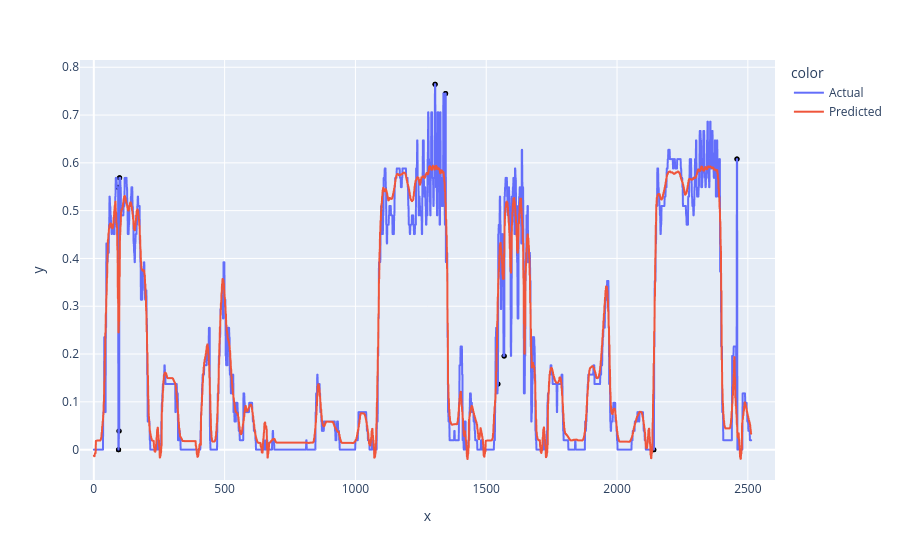

Here is the notebook cell this chart was saved with:
### Code cell
graph_for_dilation(X_test, 0, 0, mean, std, 2)

### Figure 1 — Plotly figure (JSON) as saved in the notebook; plotly's stock layout.template omitted (floating-point values rounded to 4 significant figures; data arrays with more than 128 entries replaced by an {"elided": "..."} marker saying what was removed)
{"data": [{"hovertemplate": "color=Actual<br>x=%{x}<br>y=%{y}<extra></extra>", "legendgroup": "Actual", "line": {"color": "#636efa", "dash": "solid"}, "marker": {"symbol": "circle"}, "mode": "lines", "name": "Actual", "showlegend": true, "type": "scattergl", "x": {"elided": "2514 int values"}, "xaxis": "x", "y": {"elided": "2514 float values"}, "yaxis": "y"}, {"hovertemplate": "color=Predicted<br>x=%{x}<br>y=%{y}<extra></extra>", "legendgroup": "Predicted", "line": {"color": "#EF553B", "dash": "solid"}, "marker": {"symbol": "circle"}, "mode": "lines", "name": "Predicted", "showlegend": true, "type": "scattergl", "x": {"elided": "2514 int values"}, "xaxis": "x", "y": {"elided": "2514 float values"}, "yaxis": "y"}, {"hovertemplate": "x=%{x}<br>y=%{y}<extra></extra>", "legendgroup": "", "marker": {"color": "black", "size": 5, "symbol": "circle"}, "mode": "markers", "name": "", "orientation": "v", "showlegend": false, "type": "scatter", "x": [92, 93, 94, 95, 96, 97, 98, 99, 1304, 1305, 1344, 1345, 1544, 1545, 1568, 1569, 2140, 2141, 2458, 2459], "xaxis": "x", "y": [0.549, 0.549, 0, 0, 0.03922, 0.03922, 0.5686, 0.5686, 0.7647, 0.7647, 0.7451, 0.7451, 0.1373, 0.1373, 0.1961, 0.1961, 0, 0, 0.6078, 0.6078], "yaxis": "y"}], "layout": {"legend": {"title": {"text": "color"}, "tracegroupgap": 0}, "margin": {"t": 60}, "xaxis": {"anchor": "y", "domain": [0, 1], "title": {"text": "x"}}, "yaxis": {"anchor": "x", "domain": [0, 1], "title": {"text": "y"}}}}
